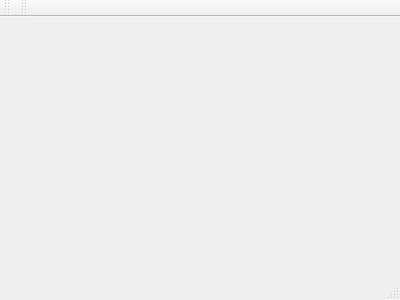
<?xml version="1.0" encoding="UTF-8"?>
<ui version="4.0">
 <class>AccuWeather</class>
 <widget class="QMainWindow" name="AccuWeather">
  <property name="geometry">
   <rect>
    <x>0</x>
    <y>0</y>
    <width>400</width>
    <height>300</height>
   </rect>
  </property>
  <property name="windowTitle">
   <string>AccuWeather</string>
  </property>
  <widget class="QWidget" name="centralWidget"/>
  <widget class="QMenuBar" name="menuBar">
   <property name="geometry">
    <rect>
     <x>0</x>
     <y>0</y>
     <width>400</width>
     <height>20</height>
    </rect>
   </property>
  </widget>
  <widget class="QToolBar" name="mainToolBar">
   <attribute name="toolBarArea">
    <enum>TopToolBarArea</enum>
   </attribute>
   <attribute name="toolBarBreak">
    <bool>false</bool>
   </attribute>
  </widget>
  <widget class="QStatusBar" name="statusBar"/>
  <widget class="QToolBar" name="toolBar">
   <property name="windowTitle">
    <string>toolBar</string>
   </property>
   <attribute name="toolBarArea">
    <enum>TopToolBarArea</enum>
   </attribute>
   <attribute name="toolBarBreak">
    <bool>false</bool>
   </attribute>
  </widget>
 </widget>
 <layoutdefault spacing="6" margin="11"/>
 <resources/>
 <connections/>
</ui>
